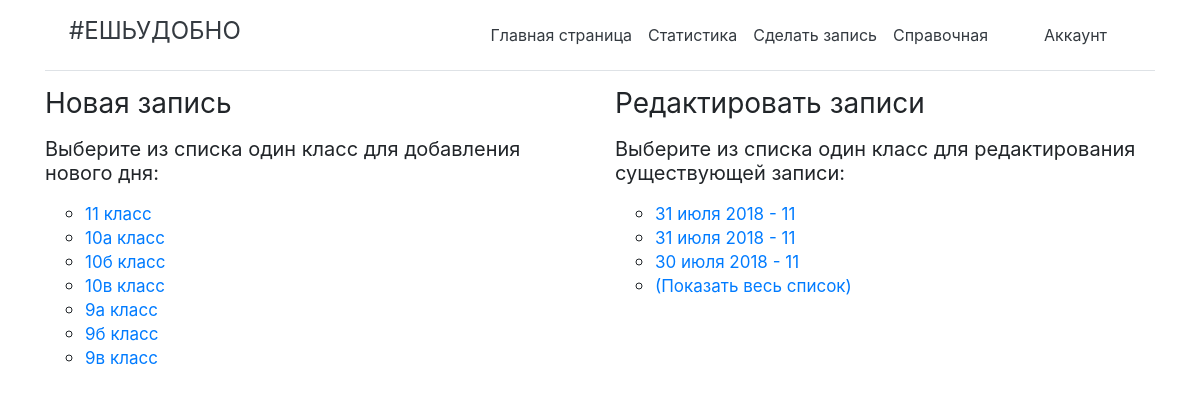
Page /write/ (signed in) on the earlier database version.
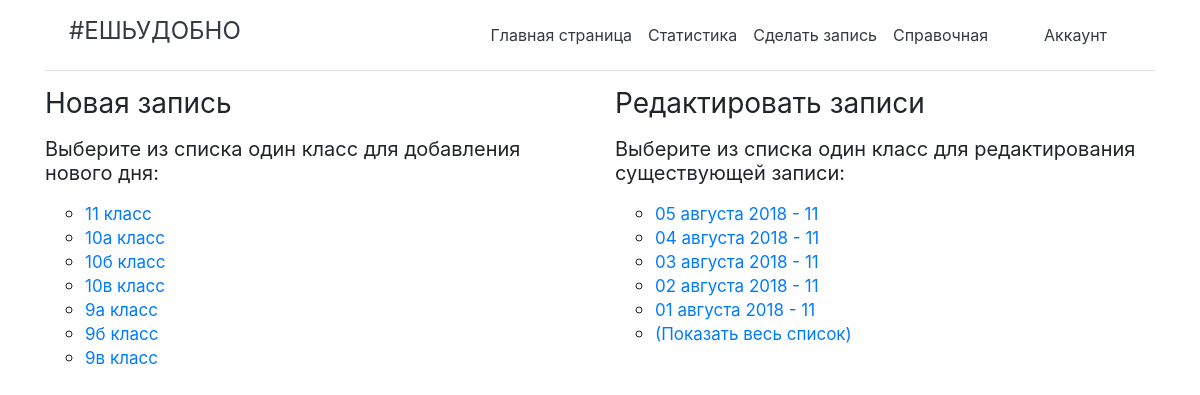
Same page on the later database version.
### app/models.py (models this page shows, shortened)
class SchoolClass(models.Model):
    school_class = models.CharField(max_length=10, help_text = 'Класс')
    class Meta:
    	ordering = ['school_class']

class State(models.Model):
    date = models.DateField(help_text = '- в формате дд.мм.гггг')
    status = models.CharField(max_length=1)
    people = models.ManyToManyField(People,
        help_text = '-выберите только тех, кто пришел!',
        related_name="peoples",
        blank = 'true')
    school_class = models.CharField(max_length=10)
    school_class_id = models.CharField(max_length=10)
    author = models.CharField(max_length=100)
    availability = models.CharField(max_length=2)
    class Meta:
        ordering = ['-date']

### app/views.py (the view)
# urls.py: path('write/', views.writeindex, name = 'writeindex'),
@login_required
def writeindex(request):
    if request.user.groups.get().name == 'Writer':
        school_class = SchoolClass.objects.order_by('id')
        state_list = State.objects.filter(availability='+').order_by('-date')[0:5]
        return render(
            request,
            'app/writeindex.html',
            context = {'class':school_class, 'state_list':state_list})
    else:
        return render(
            request,
            'app/permissions.html')

### app/templates/app/writeindex.html (shortened to what this page needs)
{% extends "base_generic.html" %}
{% block content %}
<div class="container">
  <div class="row">
    <div class="col-sm-6">
      <h3 class="font-weight-normal">Новая запись</<h3>
      <h5 class="font-weight-normal">Выберите из списка один класc для добавления нового дня:</<h5>
      <ul class="ul">
        {% if class %}
          {% for i in class %}
            <li><a href='{{ i.id }}' class="href">{{i.school_class}} класс</a></li>
          {% endfor %}
          {% else %}
            <li class="list">Список пуст!</li>
        {% endif %}
      </ul>
    </div>
    <div class="col-sm-6">
      <h3 class="font-weight-normal">Редактировать записи</<h3>
      <h5 class="font-weight-normal">Выберите из списка один класс для редактирования существующей записи:</<h5>
      <ul class="ul">
        {% if state_list %}
          {% for i in state_list %}
            <li><a href="edit/{{i.id}}" class="href">{{i.date}} - {{i.school_class}}</a></li>
          {% endfor %}
            <li><a href="{% url 'list'%}" class="href">(Показать весь список)</a></li>
        {% else %}
          <li>Список пуст!</li>
        {% endif %}
      </ul>
    </div>
  </div>
</div>
{% endblock %}

Differences in the rows shown:
no longer on this page (row edited): State: date "31 июля 2018", school_class "11"
no longer on this page (row unchanged): State: date "31 июля 2018", school_class "11"
no longer on this page (row unchanged): State: date "30 июля 2018", school_class "11"
added State: date "05 августа 2018", school_class "11"
added State: date "04 августа 2018", school_class "11"
added State: date "03 августа 2018", school_class "11"
added State: date "02 августа 2018", school_class "11"
added State: date "01 августа 2018", school_class "11"
